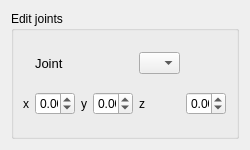
<?xml version="1.0" encoding="UTF-8"?>
<ui version="4.0">
 <class>EditJoint</class>
 <widget class="QWidget" name="EditJoint">
  <property name="geometry">
   <rect>
    <x>0</x>
    <y>0</y>
    <width>250</width>
    <height>150</height>
   </rect>
  </property>
  <property name="sizePolicy">
   <sizepolicy hsizetype="Fixed" vsizetype="Fixed">
    <horstretch>0</horstretch>
    <verstretch>0</verstretch>
   </sizepolicy>
  </property>
  <property name="minimumSize">
   <size>
    <width>250</width>
    <height>149</height>
   </size>
  </property>
  <property name="windowTitle">
   <string>Form</string>
  </property>
  <layout class="QGridLayout" name="gridLayout">
   <item row="0" column="0">
    <widget class="QGroupBox" name="groupBox">
     <property name="sizePolicy">
      <sizepolicy hsizetype="Preferred" vsizetype="Preferred">
       <horstretch>0</horstretch>
       <verstretch>0</verstretch>
      </sizepolicy>
     </property>
     <property name="title">
      <string>Edit joints</string>
     </property>
     <layout class="QGridLayout" name="gridLayout_2">
      <item row="0" column="1">
       <widget class="QLabel" name="label_10">
        <property name="font">
         <font>
          <pointsize>10</pointsize>
         </font>
        </property>
        <property name="text">
         <string>Joint</string>
        </property>
       </widget>
      </item>
      <item row="0" column="4">
       <widget class="QComboBox" name="comboBox_3"/>
      </item>
      <item row="2" column="1">
       <widget class="QDoubleSpinBox" name="selected_x">
        <property name="minimum">
         <double>-100.000000000000000</double>
        </property>
        <property name="maximum">
         <double>100.000000000000000</double>
        </property>
        <property name="singleStep">
         <double>0.100000000000000</double>
        </property>
       </widget>
      </item>
      <item row="2" column="0">
       <widget class="QLabel" name="label_11">
        <property name="sizePolicy">
         <sizepolicy hsizetype="Minimum" vsizetype="Minimum">
          <horstretch>0</horstretch>
          <verstretch>0</verstretch>
         </sizepolicy>
        </property>
        <property name="text">
         <string>x</string>
        </property>
       </widget>
      </item>
      <item row="2" column="2">
       <widget class="QLabel" name="label_12">
        <property name="sizePolicy">
         <sizepolicy hsizetype="Minimum" vsizetype="Minimum">
          <horstretch>0</horstretch>
          <verstretch>0</verstretch>
         </sizepolicy>
        </property>
        <property name="text">
         <string>y</string>
        </property>
       </widget>
      </item>
      <item row="2" column="3">
       <widget class="QDoubleSpinBox" name="selected_y">
        <property name="minimum">
         <double>-100.000000000000000</double>
        </property>
        <property name="maximum">
         <double>100.000000000000000</double>
        </property>
        <property name="singleStep">
         <double>0.100000000000000</double>
        </property>
       </widget>
      </item>
      <item row="2" column="4">
       <widget class="QLabel" name="label_13">
        <property name="sizePolicy">
         <sizepolicy hsizetype="Minimum" vsizetype="Minimum">
          <horstretch>0</horstretch>
          <verstretch>0</verstretch>
         </sizepolicy>
        </property>
        <property name="text">
         <string>z</string>
        </property>
       </widget>
      </item>
      <item row="2" column="5">
       <widget class="QDoubleSpinBox" name="selected_z">
        <property name="minimum">
         <double>-100.000000000000000</double>
        </property>
        <property name="maximum">
         <double>100.000000000000000</double>
        </property>
        <property name="singleStep">
         <double>0.100000000000000</double>
        </property>
       </widget>
      </item>
     </layout>
    </widget>
   </item>
  </layout>
 </widget>
 <resources/>
 <connections/>
</ui>
